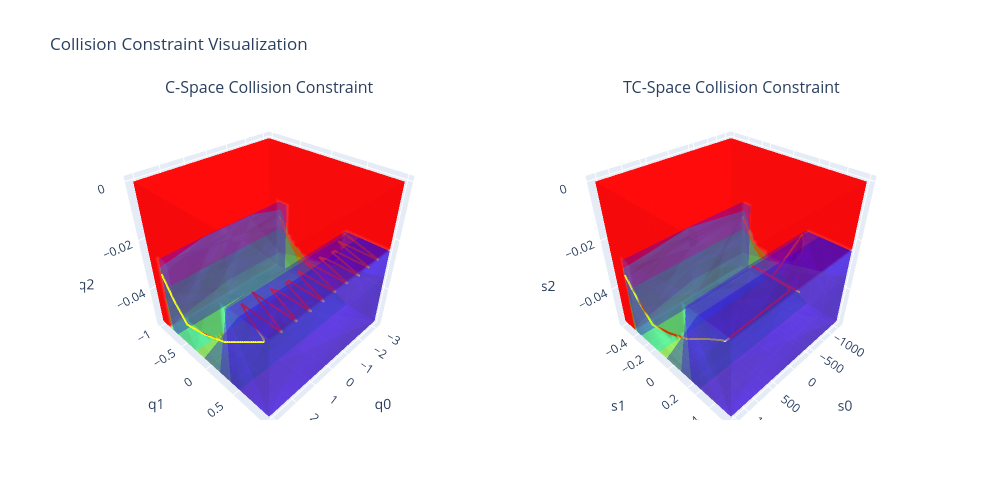

Write notebook code for a chart like this one.
### Code cell
traj_path = planner.display_trajectory(traj, plotly=True)
